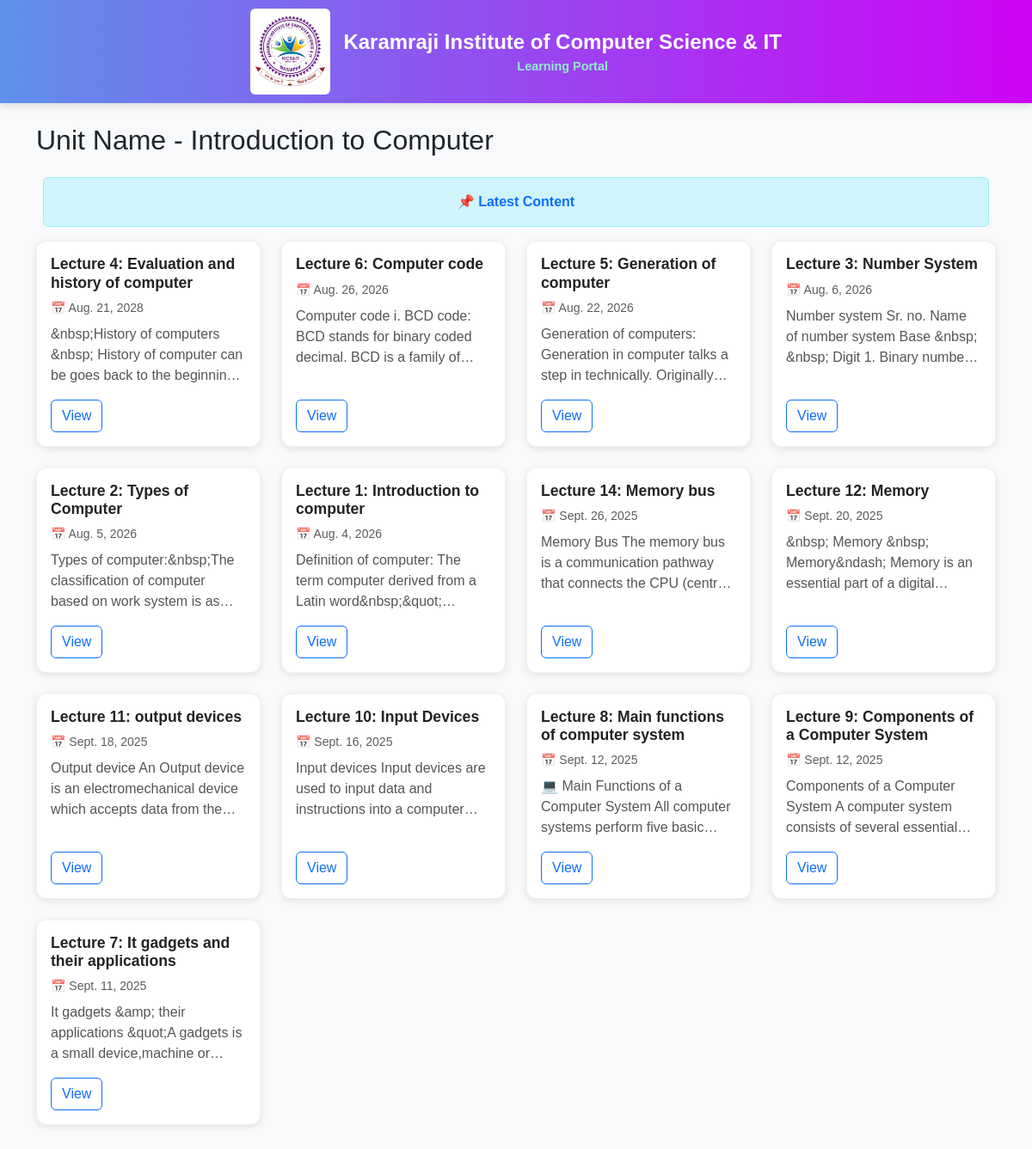
Screenshot of /chapter/3/ with the database file from the repository.
### courses/models.py (models this page shows, shortened)
class Chapter(models.Model):
    course = models.ForeignKey(Course, on_delete=models.CASCADE, related_name="chapters")
    title = models.CharField(max_length=200)
    order = models.PositiveIntegerField(default=0)  # ✅ For custom ordering
    is_visible = models.BooleanField(default=True)  # ✅ Toggle visibility
    class Meta:
        ordering = ["order"]

class Note(models.Model):
    chapter = models.ForeignKey("Chapter", on_delete=models.CASCADE, related_name="notes")
    title = models.CharField(max_length=200)
    topic_number = models.PositiveIntegerField(default=1)
    content = RichTextUploadingField(blank=True, null=True)
    file = models.FileField(upload_to="notes/", blank=True, null=True)
    publish_date = models.DateField(default=date.today)
    is_visible = models.BooleanField(default=True)  # ✅ Toggle visibility
    class Meta:
        ordering = ["-publish_date", "topic_number"]

### courses/views.py (the view)
# urls.py: path("chapter/<int:chapter_id>/", views.chapter_detail, name="chapter_detail"),
def chapter_detail(request, chapter_id):
    chapter = get_object_or_404(Chapter, id=chapter_id, is_visible=True)
    today = date.today()
    notes = chapter.notes.filter(is_visible=True)
    latest_note = notes.order_by('-publish_date', '-id').first()
    return render(request, "courses/chapter_detail.html", {
        "chapter": chapter,
        "today": today,
        "latest_note": latest_note,
        "notes": notes,  # ✅ pass notes list
    })

### courses/templates/courses/chapter_detail.html (shortened to what this page needs)
{% load static %}
<!DOCTYPE html>
<html lang="en">
<head>
  <link rel="stylesheet" href="{% static 'bootstrap/css/bootstrap.min.css' %}">
</head>
<body>
  <div class="navbar">
    <div class="navbar-left">
      <img src="{% static 'images/logo.jpg' %}" alt="Institute Logo" />
      <div class="navbar-title">
        Karamraji Institute of Computer Science & IT
        <span id="e">Learning Portal</span>
      </div>
    </div>
  </div>
  <div class="container mt-4 mb-5">
    <div class="mb-4">
      <h2>Unit Name - {{ chapter.title }}</h2>
    </div>
    {% if latest_note %}
      <div class="alert alert-info text-center mx-2">
        <a href="{% url 'note_detail' latest_note.id %}" class="fw-bold text-decoration-none">📌 Latest Content</a>
      </div>
    {% endif %}
    <div class="row g-4">
      {% for note in notes %}
        <div class="col-md-6 col-lg-3">
          <div class="card h-100" id="note-{{ note.id }}">
            <div class="card-body d-flex flex-column">
              <h5 class="card-title">Lecture {{ note.topic_number }}: {{ note.title }}</h5>
              <small class="text-muted">📅 {{ note.publish_date }}</small>
              <p class="card-text truncate-text mt-2">{{ note.content|striptags }}</p>
              <div class="mt-auto d-flex justify-content-between align-items-center">
                <a href="{% url 'note_detail' note.id %}" class="btn btn-outline-primary">View</a>
              </div>
            </div>
          </div>
        </div>
      {% empty %}
        <div class="col-12 text-center my-5">
          <p class="text-muted fs-5">No notes available right now.</p>
        </div>
      {% endfor %}
    </div>
  </div>
</body>
</html>

### courses/templates/courses/chapter_detail.html (style rules this page uses)
body { background: #f8f9fa; font-family: Arial, sans-serif; }
.navbar { display: flex; align-items: center; justify-content: center; flex-wrap: wrap; background: linear-gradient(to right, #5f90eb, #ce03f6); padding: 10px 20px; color: #fefefe; box-shadow: 0 4px 8px rgba(0, 0, 0, 0.1); }
.navbar-left { display: flex; align-items: center; gap: 15px; flex-wrap: wrap; justify-content: center; text-align: center; }
.navbar-left img { height: 100px; max-width: 100%; border-radius: 6px; transition: height 0.3s ease; }
.navbar-title { font-size: 2vw; font-weight: 600; text-align: center; color: #ffffff; word-break: break-word; }
#e { font-size: 1.2vw; color: rgb(144, 238, 202); font-weight: 600; display: block; }
.card { border-radius: 12px; box-shadow: 0 2px 8px rgba(0,0,0,0.1); transition: transform 0.2s ease-in-out; border: 1px solid rgba(0,0,0,0.05); }
.card-title { font-size: 1.1rem; font-weight: 600; color: #222; }
.truncate-text { overflow: hidden; text-overflow: ellipsis; display: -webkit-box; -webkit-line-clamp: 3; -webkit-box-orient: vertical; color: #555; }

### rows the page displays
Chapter: title "Introduction to Computer"
Note: topic_number "4", title "Evaluation and history of computer", publish_date "Aug. 21, 2028", content "&nbsp;History of computers &nbsp; History of computer can be goes back to the…"
Note: topic_number "6", title "Computer code", publish_date "Aug. 26, 2026", content "Computer code i. BCD code: BCD stands for binary coded decimal. BCD is a family…"
Note: topic_number "5", title "Generation of computer", publish_date "Aug. 22, 2026", content "Generation of computers: Generation in computer talks a step in technically.…"
Note: topic_number "3", title "Number System", publish_date "Aug. 6, 2026", content "Number system Sr. no. Name of number system Base &nbsp; &nbsp; Digit 1. Binary…"
Note: topic_number "2", title "Types of Computer", publish_date "Aug. 5, 2026", content "Types of computer:&nbsp;The classification of computer based on work system is…"
Note: topic_number "1", title "Introduction to computer", publish_date "Aug. 4, 2026", content "Definition of computer: The term computer derived from a Latin…"
Note: topic_number "14", title "Memory bus", publish_date "Sept. 26, 2025", content "Memory Bus The memory bus is a communication pathway that connects the CPU…"
Note: topic_number "12", title "Memory", publish_date "Sept. 20, 2025", content "&nbsp; Memory &nbsp; Memory&ndash; Memory is an essential part of a…"
Note: topic_number "11", title "output devices", publish_date "Sept. 18, 2025", content "Output device An Output device is an electromechanical device which accepts data from…"
Note: topic_number "10", title "Input Devices", publish_date "Sept. 16, 2025", content "Input devices Input devices are used to input data and instructions into a…"
Note: topic_number "8", title "Main functions of computer system", publish_date "Sept. 12, 2025", content "💻 Main Functions of a Computer System All computer systems perform five…"
Note: topic_number "9", title "Components of a Computer System", publish_date "Sept. 12, 2025", content "Components of a Computer System A computer system consists of several…"
Note: topic_number "7", title "It gadgets and their applications", publish_date "Sept. 11, 2025", content "It gadgets &amp; their applications &quot;A gadgets is a small device,machine…"
